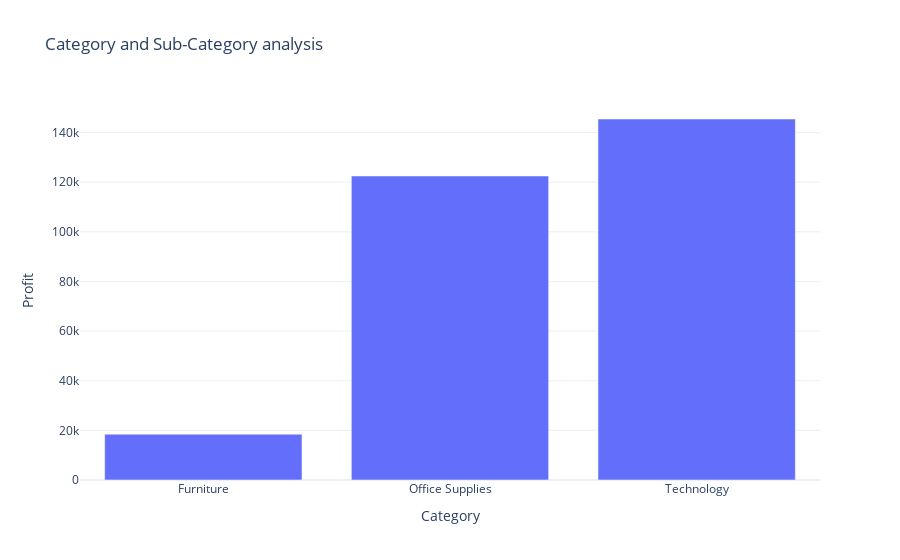

Notebook code for this chart:
### Markdown cell above
# 5 . Analyze the profit by category and sub-category.

### Code cell
profit_by_analyze = df.groupby('Category')['Profit'].sum().reset_index()
fig = px.bar(profit_by_analyze,
             x = 'Category',
             y = 'Profit',
             title = 'Category and Sub-Category analysis')
fig.show()

### Figure 1 — Plotly figure (JSON) as saved in the notebook; plotly's stock layout.template omitted (floating-point values rounded to 4 significant figures)
{"data": [{"alignmentgroup": "True", "hovertemplate": "Category=%{x}<br>Profit=%{y}<extra></extra>", "legendgroup": "", "marker": {"color": "#636efa", "pattern": {"shape": ""}}, "name": "", "offsetgroup": "", "orientation": "v", "showlegend": false, "textposition": "auto", "type": "bar", "x": ["Furniture", "Office Supplies", "Technology"], "xaxis": "x", "y": [18450.0, 122500.0, 145500.0], "yaxis": "y"}], "layout": {"autosize": true, "barmode": "relative", "legend": {"tracegroupgap": 0}, "title": {"text": "Category and Sub-Category analysis"}, "xaxis": {"anchor": "y", "autorange": true, "domain": [0, 1], "range": [-0.5, 2.5], "title": {"text": "Category"}, "type": "category"}, "yaxis": {"anchor": "x", "autorange": true, "domain": [0, 1], "range": [0, 153100.0], "title": {"text": "Profit"}, "type": "linear"}}}
